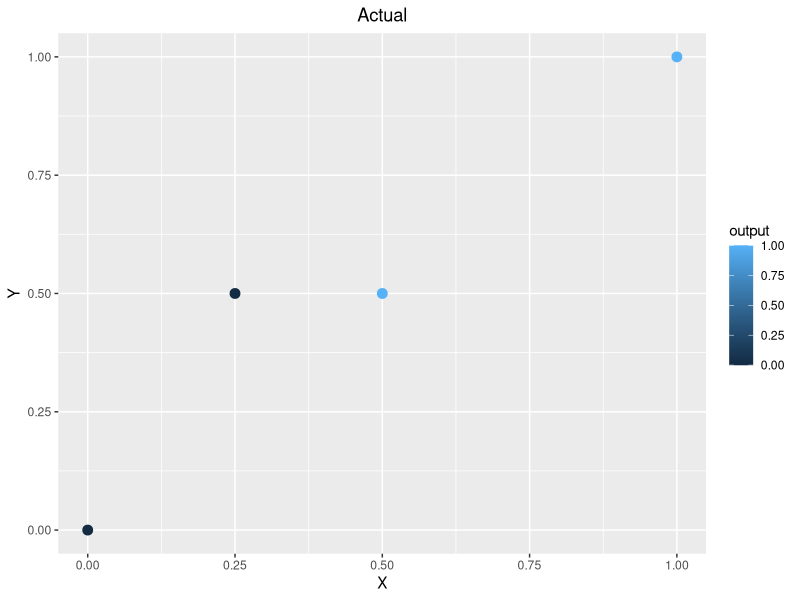
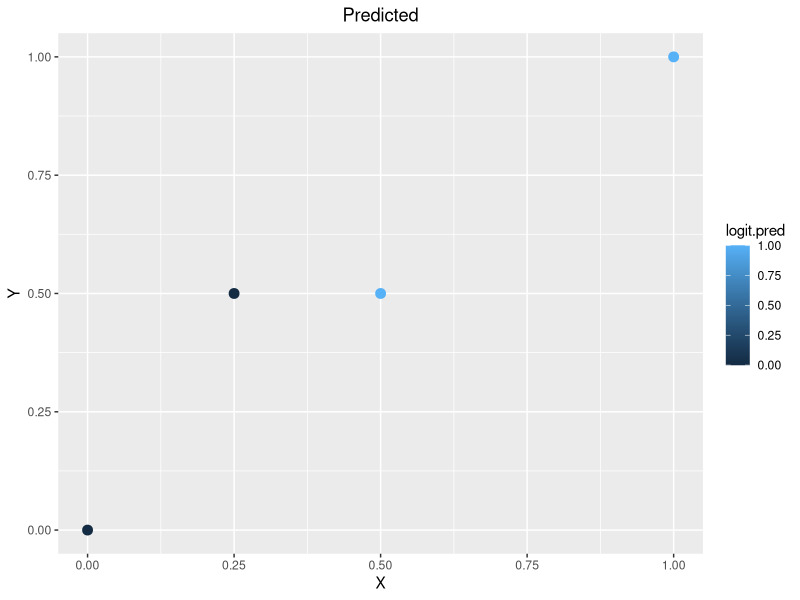

These charts were generated, in order, by the following R code:
# Input Data
data <- data.frame(
  'X' = c(0, 0.25, 0.5, 1),
  'Y' = c(0, 0.5, 0.5, 1),
  'output' = c(0, 0, 1, 1)
)

data

# Train logistic regression
logit.fit <- glm(
  output ~ X + Y,
  data = data,
  family = binomial
)

# Show Fitted Results
summary(logit.fit)

# Predict Class Probabilities
logit.probs <- predict(
  logit.fit,
  newdata = data,
  type = 'response'
)

# Predict Classes
logit.pred <- ifelse(logit.probs > 0.5, 1, 0)
logit.pred #output: 0 0 1 1

# Plotting Library
library(ggplot2)

# Simple Scatterplot
ggplot(data, aes(x = X, y = Y, color = output))+
  geom_point(size = 3, shape = 19)+
  ggtitle('Actual')+
  theme(plot.title = element_text(hjust = 0.5))

ggplot(data, aes(x = X, y = Y, color = logit.pred))+
  geom_point(size = 3, shape = 19)+
  ggtitle('Predicted')+
  theme(plot.title = element_text(hjust = 0.5))